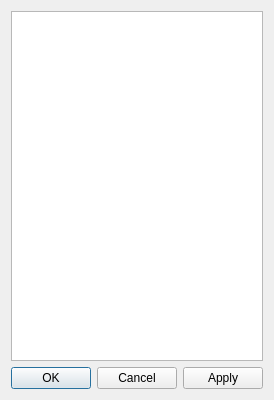
<?xml version="1.0" encoding="UTF-8"?>
<ui version="4.0">
 <class>CColumns</class>
 <widget class="QDialog" name="CColumns">
  <property name="geometry">
   <rect>
    <x>0</x>
    <y>0</y>
    <width>255</width>
    <height>400</height>
   </rect>
  </property>
  <property name="windowTitle">
   <string>XXXDb - select columns</string>
  </property>
  <layout class="QGridLayout" name="gridLayout">
   <item row="0" column="0">
    <widget class="QListWidget" name="lwItems"/>
   </item>
   <item row="1" column="0">
    <widget class="QDialogButtonBox" name="bbxButtons">
     <property name="orientation">
      <enum>Qt::Horizontal</enum>
     </property>
     <property name="standardButtons">
      <set>QDialogButtonBox::Apply|QDialogButtonBox::Cancel|QDialogButtonBox::Ok</set>
     </property>
    </widget>
   </item>
  </layout>
 </widget>
 <resources/>
 <connections>
  <connection>
   <sender>bbxButtons</sender>
   <signal>accepted()</signal>
   <receiver>CColumns</receiver>
   <slot>accept()</slot>
   <hints>
    <hint type="sourcelabel">
     <x>248</x>
     <y>254</y>
    </hint>
    <hint type="destinationlabel">
     <x>157</x>
     <y>274</y>
    </hint>
   </hints>
  </connection>
  <connection>
   <sender>bbxButtons</sender>
   <signal>rejected()</signal>
   <receiver>CColumns</receiver>
   <slot>reject()</slot>
   <hints>
    <hint type="sourcelabel">
     <x>316</x>
     <y>260</y>
    </hint>
    <hint type="destinationlabel">
     <x>286</x>
     <y>274</y>
    </hint>
   </hints>
  </connection>
 </connections>
</ui>
